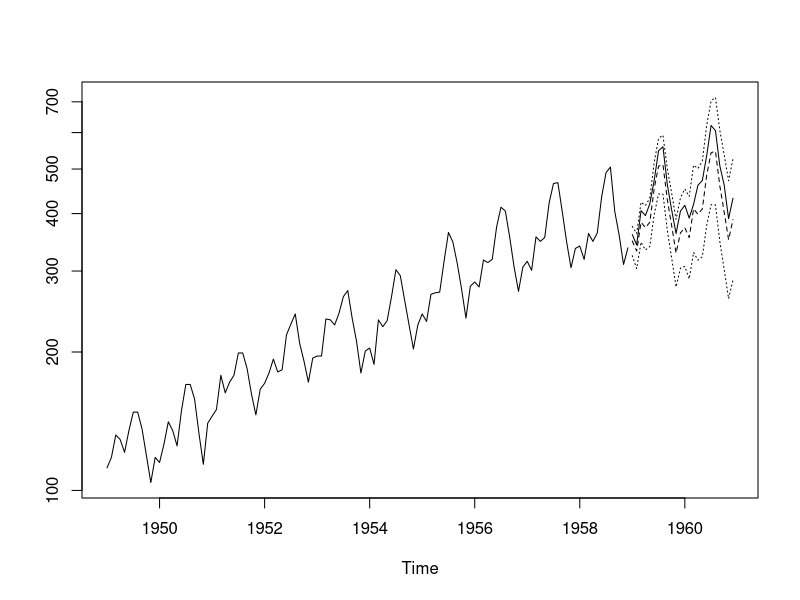

Source code (R):
## ---- chunk 1
library(datasets)
## ---- chunk 2
AirPassengers
## ---- chunk 3
train = ts(AirPassengers[1:120], start = c(1949, 1), frequency = 12)
test = ts(AirPassengers[121:(121+24-1)], start = c(1959, 1), frequency = 12)
## ---- chunk 4
(fit <- arima(log10(train), c(0, 1, 1),
              seasonal = list(order = c(0, 1, 1), period = 12)))
# update(fit, method = "CSS")
# update(fit, x = window(log10(train), start = 1954))
## ---- chunk 5
pred <- predict(fit, n.ahead = 24)
tl <- pred$pred - 1.96 * pred$se
tu <- pred$pred + 1.96 * pred$se
## ---- chunk 6
ts.plot(train, test, 10^pred$pred, 10^tl, 10^tu, log = "y", lty = c(1, 1, 2, 3, 3))
## ---- chunk 7
## Structural Time Series
# ap <- log10(AirPassengers) - 2
# (fit <- StructTS(ap, type = "BSM"))
# par(mfrow = c(1, 2))
# plot(cbind(ap, fitted(fit)), plot.type = "single")
# plot(cbind(ap, tsSmooth(fit)), plot.type = "single")
